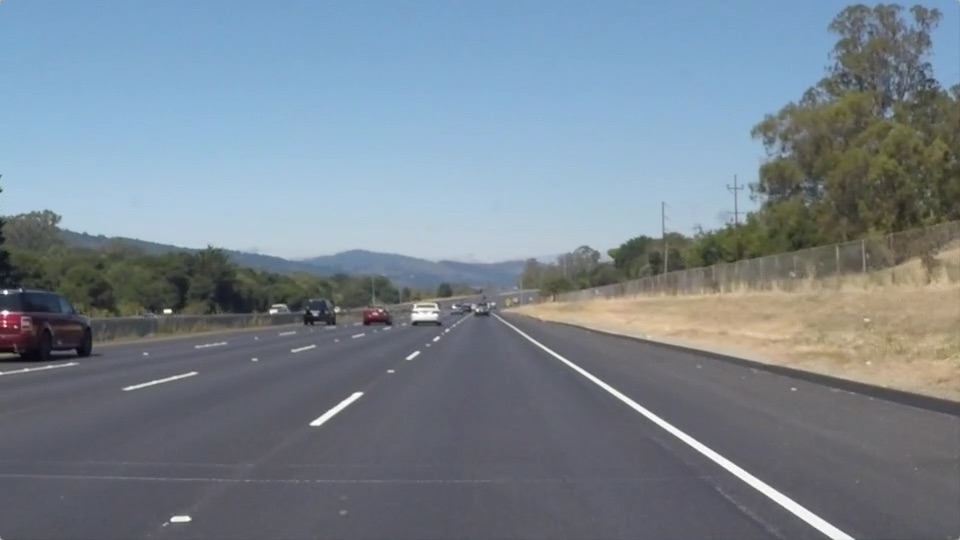
#> input picture test_images/solidWhiteRight.jpg, 960 x 540 px
$ jupyter execute --allow-errors Lane-Lines-Fitting.ipynb   (shell and % lines are left out)
#> lines starting #> are read from the running program, lines starting #| are printed output that depends on the picture; after the words box and inside, x2 and y2 are one past the last pixel; in counts of white or black regions, pixels touching at a corner belong together
## Import Packages

[cell 1]
import numpy as np
import matplotlib.pyplot as plt

import cv2
import skimage
from skimage import morphology
from PIL import Image
from moviepy.editor import VideoFileClip

## Read in an Image

[cell 2]
#reading in an image
image = np.asarray(Image.open('test_images/solidWhiteRight.jpg'))
#> image is the input picture: shape (540, 960, 3); mean R, G, B 120.3, 132.6, 143.7

#printing out some stats and plotting
print('This image is:', type(image), 'with dimensions:', image.shape)
#| This image is: <class 'numpy.ndarray'> with dimensions: (540, 960, 3)
plt.imshow(image)

## Helper Functions

[cell 3]
def region_of_interest(img, r_coor, c_coor):
    #defining a blank mask to start with
    mask = np.zeros_like(img)

    rr, cc = skimage.draw.polygon(r_coor, c_coor)
    mask[rr, cc] = 1

    #returning the image only where mask pixels are nonzero
    masked_image = cv2.bitwise_and(img, mask)
    return masked_image


# [52 lines left out: functions draw_lines, hough_lines, weighted_img, not called in this run]

## Main Pipeline

[cell 4]
def main_pipeline(img):
    gray = cv2.cvtColor(img, cv2.COLOR_RGB2GRAY)
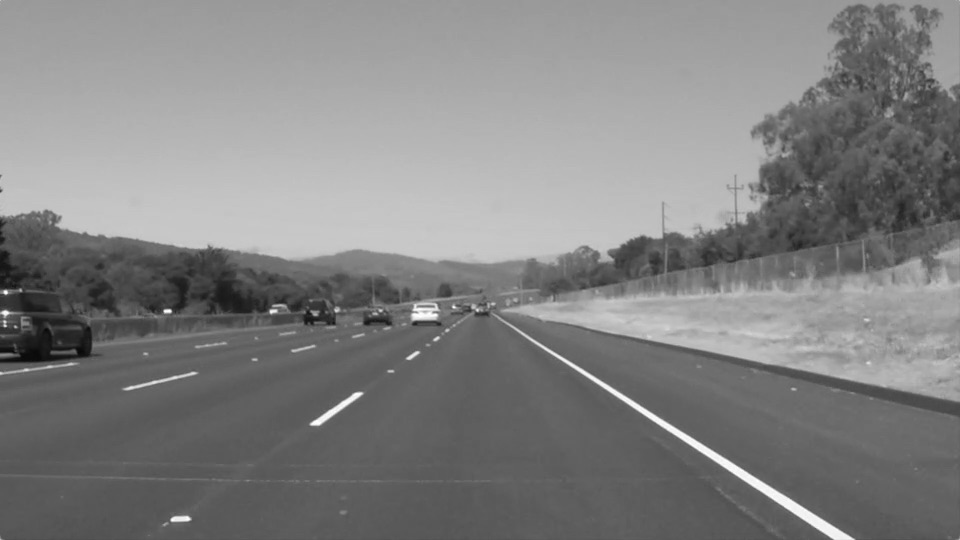
#> gray: shape (540, 960); min 8, max 255, mean 130.1

    # Smooth it a bit with Gaussian Blur
    kernel_size = 5
    sigma = 0
    blurred_gray = cv2.GaussianBlur(gray, (kernel_size, kernel_size), sigma)

    # Add in the canny edge detection
    low_threshold = 100
    high_threshold = 200
    edges = cv2.Canny(blurred_gray, low_threshold, high_threshold)
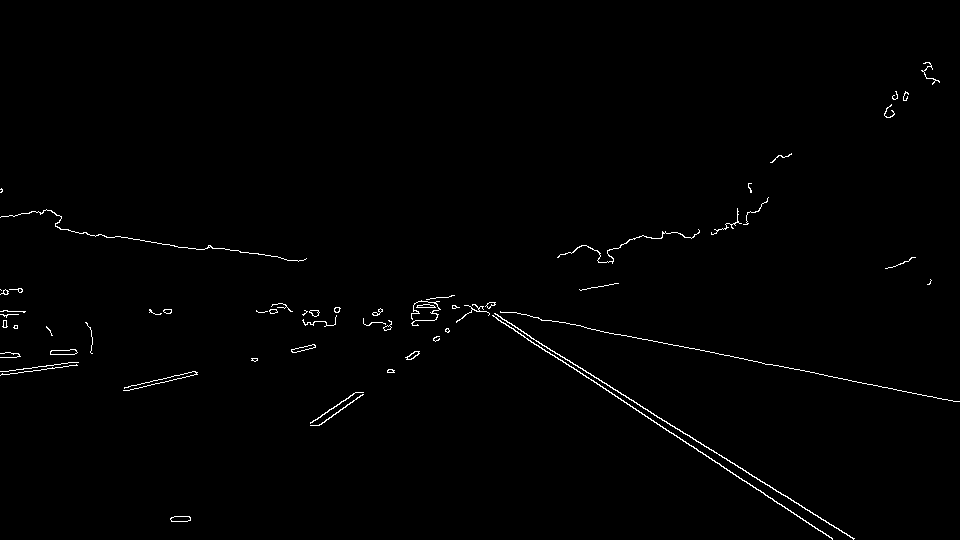
#> edges: shape (540, 960); 0.82% white in thin lines or dots, all inside (x1, y1, x2, y2) = (0, 62, 960, 540)

    # Use polygon mask to extract region of interest
    imshape = img.shape
#> imshape = (540, 960, 3)
    r_coor = np.array([imshape[0], 330, 330, imshape[0]])
#> r_coor = [540, 330, 330, 540]
    c_coor = np.array([0, 400, 600, imshape[1]])
#> c_coor = [0, 400, 600, 960]
    masked_edges = region_of_interest(edges, r_coor, c_coor)

    # Use morphological operation to clean outliers
    cleaned_edges = morphology.remove_small_objects(masked_edges.astype('bool'), min_size=10, connectivity=2)

    threshold = 30    # minimum number of votes (intersections in Hough grid cell)
    min_line_len = 20 # minimum number of pixels making up a line
    max_line_gap = 20 # maximum gap between pixels to still form a line.

    # Use hough transform to detect lines
    line_img= hough_lines(cleaned_edges, threshold, min_line_len, max_line_gap)
    line_last= weighted_img(line_img, img, α=0.8, β=1., γ=0.)

    return line_last

#> (the rest of this cell did not finish here and is left out)

$ run again, with test_images/solidWhiteCurve.jpg copied over test_images/solidWhiteRight.jpg
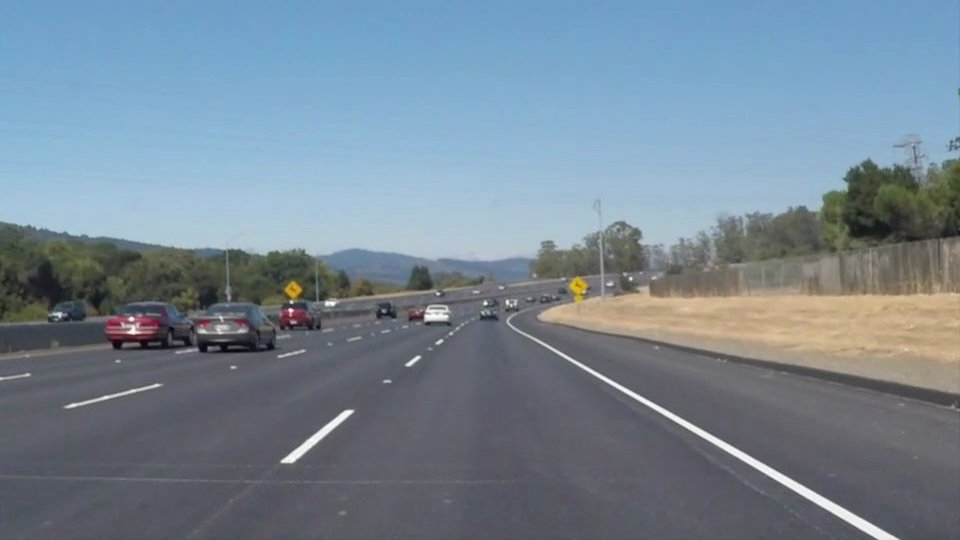
#> input picture test_images/solidWhiteCurve.jpg, 960 x 540 px
#> image is the input picture: shape (540, 960, 3); mean R, G, B 118.5, 134.5, 148.1
#| This image is: <class 'numpy.ndarray'> with dimensions: (540, 960, 3)
#> in main_pipeline, `gray = cv2.cvtColor(img, cv2.COLOR_RGB2GRAY)`:
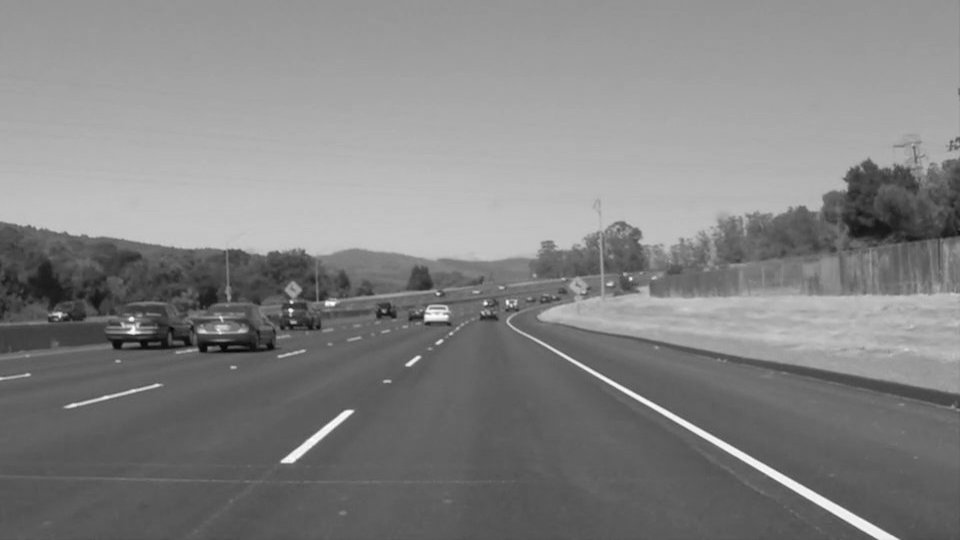
#> gray: shape (540, 960); min 5, max 255, mean 131.2
#> in main_pipeline, `edges = cv2.Canny(blurred_gray, low_threshold, high_threshold)`:
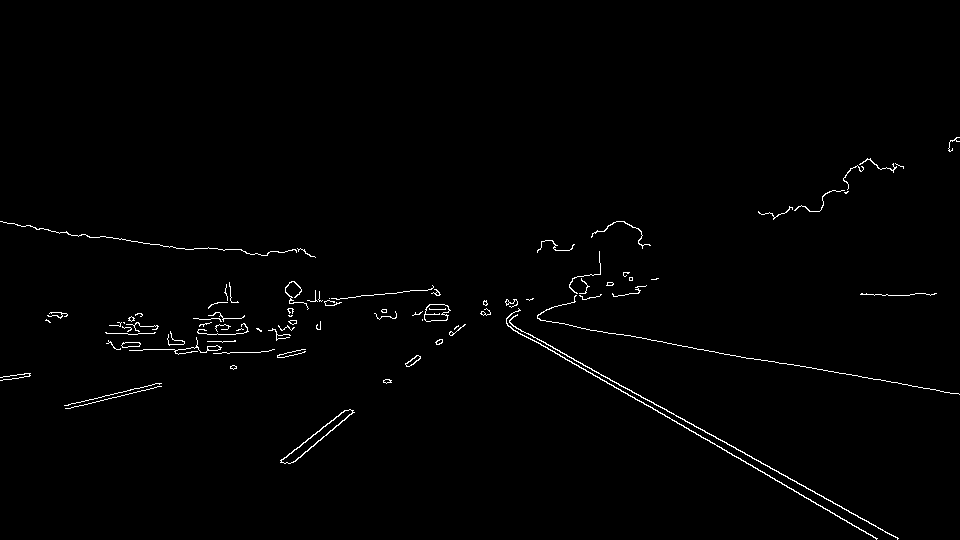
#> edges: shape (540, 960); 1% white in thin lines or dots, all inside (x1, y1, x2, y2) = (0, 137, 960, 540)

$ run again, with test_images/solidYellowCurve.jpg copied over test_images/solidWhiteRight.jpg
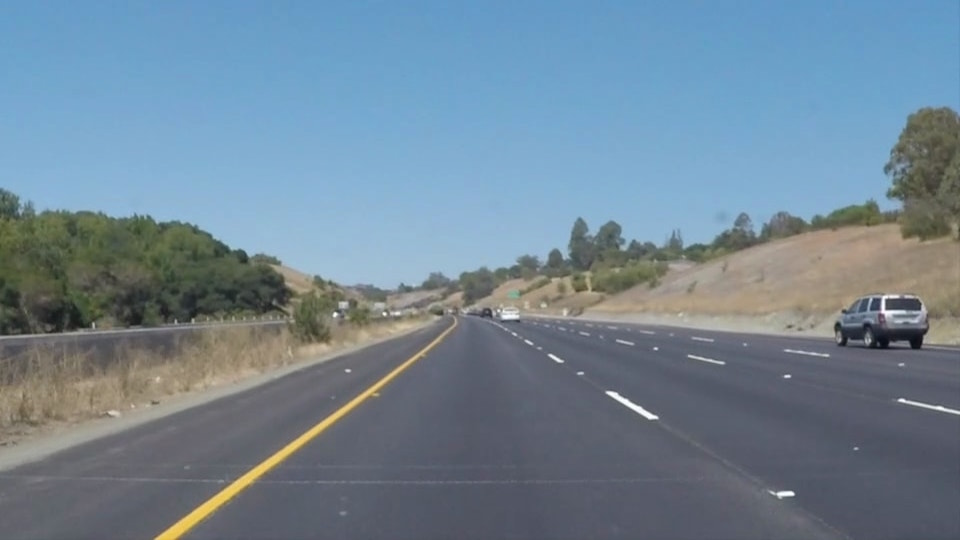
#> input picture test_images/solidYellowCurve.jpg, 960 x 540 px
#> image is the input picture: shape (540, 960, 3); mean R, G, B 113, 133.4, 149
#| This image is: <class 'numpy.ndarray'> with dimensions: (540, 960, 3)
#> in main_pipeline, `gray = cv2.cvtColor(img, cv2.COLOR_RGB2GRAY)`:
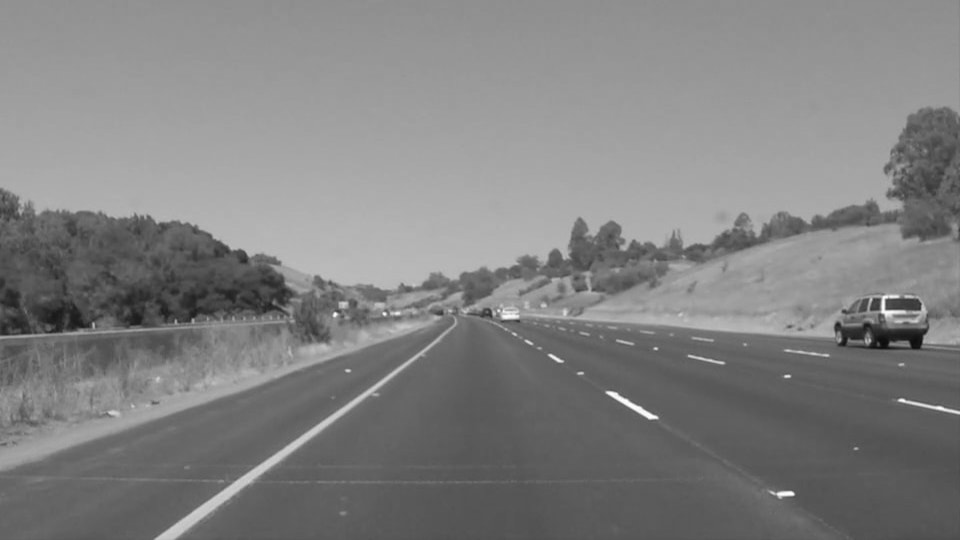
#> gray: shape (540, 960); min 11, max 254, mean 129.1
#> in main_pipeline, `edges = cv2.Canny(blurred_gray, low_threshold, high_threshold)`:
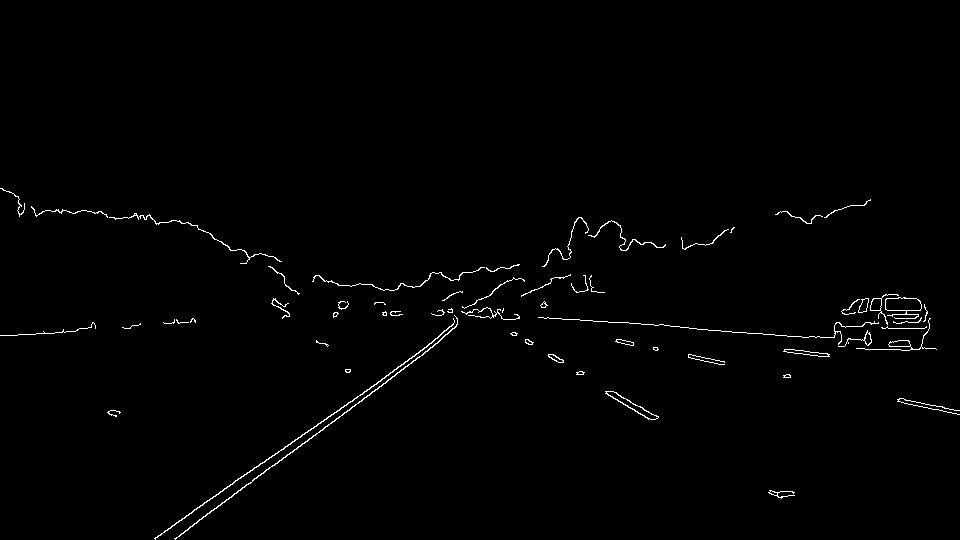
#> edges: shape (540, 960); 0.96% white in thin lines or dots, all inside (x1, y1, x2, y2) = (0, 188, 960, 540)

$ run again, with test_images/solidYellowCurve2.jpg copied over test_images/solidWhiteRight.jpg
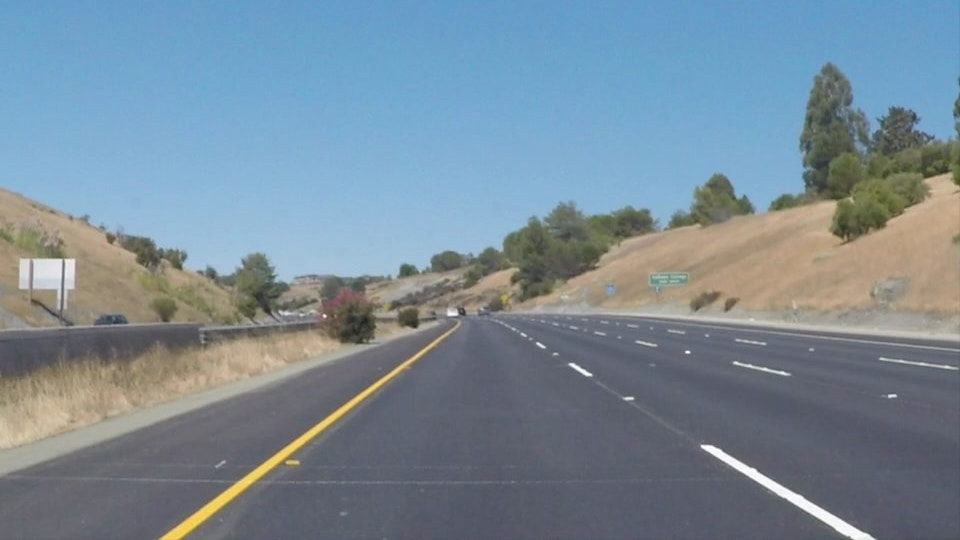
#> input picture test_images/solidYellowCurve2.jpg, 960 x 540 px
#> image is the input picture: shape (540, 960, 3); mean R, G, B 120.7, 138.6, 151.5
#| This image is: <class 'numpy.ndarray'> with dimensions: (540, 960, 3)
#> in main_pipeline, `gray = cv2.cvtColor(img, cv2.COLOR_RGB2GRAY)`:
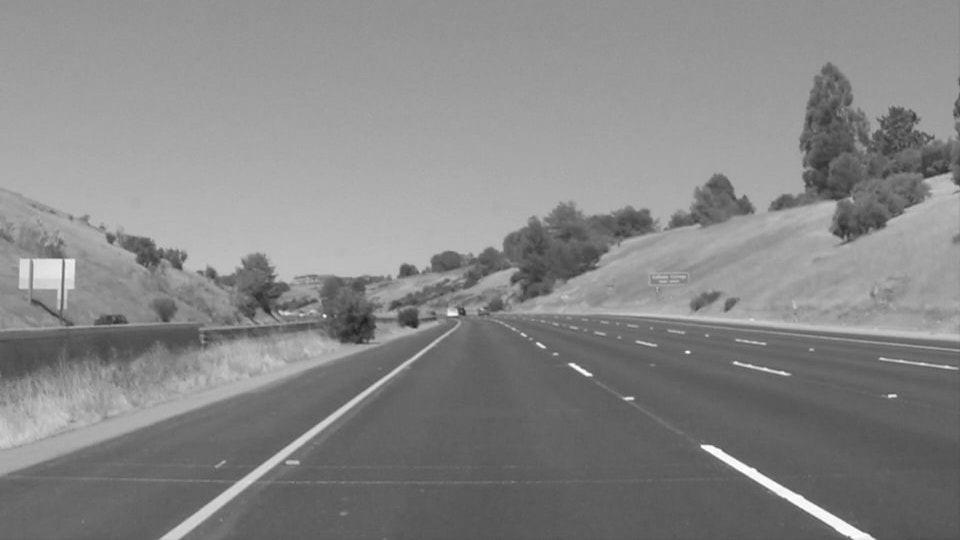
#> gray: shape (540, 960); min 32, max 255, mean 134.7
#> in main_pipeline, `edges = cv2.Canny(blurred_gray, low_threshold, high_threshold)`:
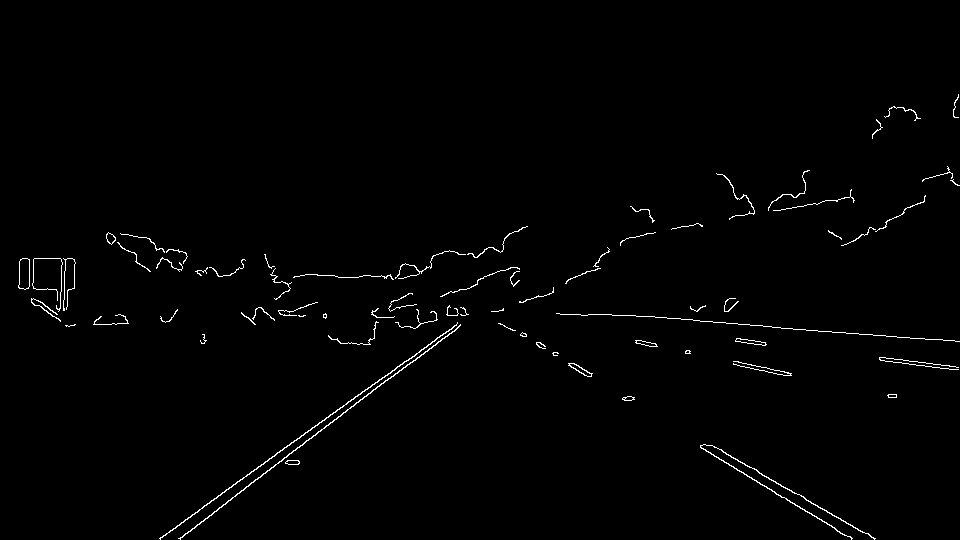
#> edges: shape (540, 960); 1.1% white in thin lines or dots, all inside (x1, y1, x2, y2) = (18, 94, 960, 540)
